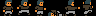

A 2D game scene composited from a Tiled map and its tileset images. What follows is a short description and the map's XML, with every tile layer's data as written:
An orthogonal 6x1 tile map with 16x16 px tiles, 1 tile layer (Capa de Patrones 1).

<map version="1.0" orientation="orthogonal" renderorder="right-down" width="6" height="1" tilewidth="16" tileheight="16" nextobjectid="1">
 <tileset firstgid="1" name="tileset1" tilewidth="16" tileheight="16" tilecount="4000" columns="50">
  <image source="../maps/Tiles Bosc3.png" width="800" height="1280" />
  <tile id="76">
   <animation>
    <frame tileid="76" duration="100" />
   </animation>
  </tile>
  <tile id="77">
   <animation>
    <frame tileid="76" duration="200" />
    <frame tileid="77" duration="200" />
   </animation>
  </tile>
  <tile id="78">
   <animation>
    <frame tileid="78" duration="200" />
    <frame tileid="79" duration="200" />
   </animation>
  </tile>
  <tile id="79">
   <animation>
    <frame tileid="76" duration="200" />
    <frame tileid="77" duration="200" />
    <frame tileid="79" duration="200" />
   </animation>
  </tile>
  <tile id="80">
   <animation>
    <frame tileid="76" duration="200" />
    <frame tileid="80" duration="200" />
   </animation>
  </tile>
  <tile id="81">
   <animation>
    <frame tileid="76" duration="900" />
    <frame tileid="81" duration="900" />
   </animation>
  </tile>
 </tileset>
 <layer name="Capa de Patrones 1" width="6" height="1">
  <data>
   <tile gid="77" />
   <tile gid="78" />
   <tile gid="79" />
   <tile gid="82" />
   <tile gid="81" />
   <tile gid="80" />
  </data>
 </layer>
</map>
